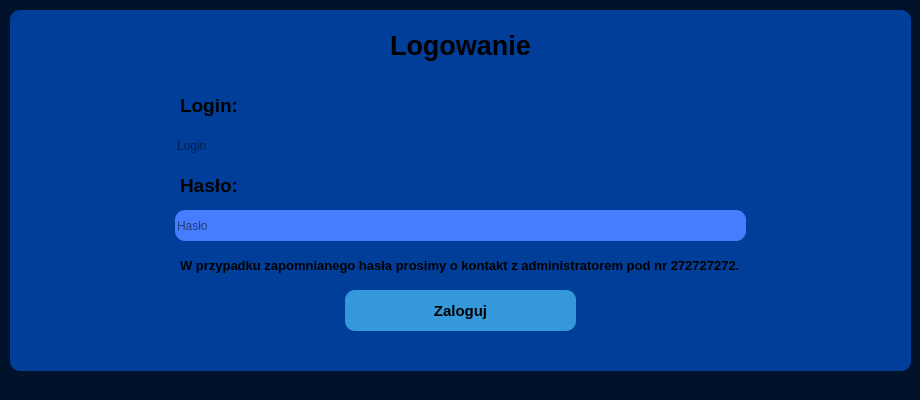
<?xml version="1.0" encoding="UTF-8"?>
<ui version="4.0">
 <class>LoginWindow</class>
 <widget class="QMainWindow" name="LoginWindow">
  <property name="geometry">
   <rect>
    <x>0</x>
    <y>0</y>
    <width>920</width>
    <height>400</height>
   </rect>
  </property>
  <property name="minimumSize">
   <size>
    <width>800</width>
    <height>380</height>
   </size>
  </property>
  <property name="windowTitle">
   <string>MainWindow</string>
  </property>
  <property name="layoutDirection">
   <enum>Qt::LayoutDirection::LeftToRight</enum>
  </property>
  <property name="styleSheet">
   <string notr="true">background-color: rgb(0, 19, 43);</string>
  </property>
  <widget class="QWidget" name="centralwidget">
   <widget class="QFrame" name="frame_5">
    <property name="geometry">
     <rect>
      <x>10</x>
      <y>10</y>
      <width>901</width>
      <height>361</height>
     </rect>
    </property>
    <property name="styleSheet">
     <string notr="true">background-color: rgb(0, 62, 154);
border-radius: 10px;</string>
    </property>
    <property name="frameShape">
     <enum>QFrame::Shape::StyledPanel</enum>
    </property>
    <property name="frameShadow">
     <enum>QFrame::Shadow::Raised</enum>
    </property>
    <widget class="QLabel" name="label_3">
     <property name="geometry">
      <rect>
       <x>20</x>
       <y>10</y>
       <width>861</width>
       <height>51</height>
      </rect>
     </property>
     <property name="font">
      <font>
       <pointsize>20</pointsize>
       <bold>true</bold>
      </font>
     </property>
     <property name="layoutDirection">
      <enum>Qt::LayoutDirection::LeftToRight</enum>
     </property>
     <property name="styleSheet">
      <string notr="true">background-color: rgb(0, 62, 154);</string>
     </property>
     <property name="text">
      <string>Logowanie</string>
     </property>
     <property name="textFormat">
      <enum>Qt::TextFormat::RichText</enum>
     </property>
     <property name="alignment">
      <set>Qt::AlignmentFlag::AlignCenter</set>
     </property>
    </widget>
    <widget class="QLabel" name="label_4">
     <property name="geometry">
      <rect>
       <x>170</x>
       <y>80</y>
       <width>581</width>
       <height>31</height>
      </rect>
     </property>
     <property name="font">
      <font>
       <pointsize>14</pointsize>
       <bold>true</bold>
      </font>
     </property>
     <property name="layoutDirection">
      <enum>Qt::LayoutDirection::LeftToRight</enum>
     </property>
     <property name="styleSheet">
      <string notr="true">background-color: rgb(0, 62, 154);</string>
     </property>
     <property name="text">
      <string>Login:</string>
     </property>
     <property name="textFormat">
      <enum>Qt::TextFormat::RichText</enum>
     </property>
     <property name="alignment">
      <set>Qt::AlignmentFlag::AlignLeading|Qt::AlignmentFlag::AlignLeft|Qt::AlignmentFlag::AlignVCenter</set>
     </property>
    </widget>
    <widget class="QLabel" name="label_5">
     <property name="geometry">
      <rect>
       <x>170</x>
       <y>160</y>
       <width>591</width>
       <height>31</height>
      </rect>
     </property>
     <property name="font">
      <font>
       <pointsize>14</pointsize>
       <bold>true</bold>
      </font>
     </property>
     <property name="layoutDirection">
      <enum>Qt::LayoutDirection::LeftToRight</enum>
     </property>
     <property name="styleSheet">
      <string notr="true">background-color: rgb(0, 62, 154);</string>
     </property>
     <property name="text">
      <string>Hasło:</string>
     </property>
     <property name="textFormat">
      <enum>Qt::TextFormat::RichText</enum>
     </property>
     <property name="alignment">
      <set>Qt::AlignmentFlag::AlignLeading|Qt::AlignmentFlag::AlignLeft|Qt::AlignmentFlag::AlignVCenter</set>
     </property>
    </widget>
    <widget class="QLabel" name="label_6">
     <property name="geometry">
      <rect>
       <x>170</x>
       <y>240</y>
       <width>591</width>
       <height>31</height>
      </rect>
     </property>
     <property name="font">
      <font>
       <pointsize>10</pointsize>
       <bold>true</bold>
      </font>
     </property>
     <property name="layoutDirection">
      <enum>Qt::LayoutDirection::LeftToRight</enum>
     </property>
     <property name="styleSheet">
      <string notr="true">background-color: rgb(0, 62, 154);</string>
     </property>
     <property name="text">
      <string> W przypadku zapomnianego hasła prosimy o kontakt z administratorem pod nr 272727272.</string>
     </property>
     <property name="textFormat">
      <enum>Qt::TextFormat::RichText</enum>
     </property>
     <property name="alignment">
      <set>Qt::AlignmentFlag::AlignLeading|Qt::AlignmentFlag::AlignLeft|Qt::AlignmentFlag::AlignVCenter</set>
     </property>
    </widget>
    <widget class="QLineEdit" name="loginUsername">
     <property name="geometry">
      <rect>
       <x>165</x>
       <y>120</y>
       <width>571</width>
       <height>31</height>
      </rect>
     </property>
     <property name="styleSheet">
      <string notr="true">background-color: rgb(70, 125, 255);
placeholder {
	color: rgb(1, 37, 85) ;
}
focus {
background-color: white;
color:black;
}</string>
     </property>
     <property name="placeholderText">
      <string>Login</string>
     </property>
    </widget>
    <widget class="QLineEdit" name="loginPassword">
     <property name="geometry">
      <rect>
       <x>165</x>
       <y>200</y>
       <width>571</width>
       <height>31</height>
      </rect>
     </property>
     <property name="styleSheet">
      <string notr="true">background-color: rgb(70, 125, 255)</string>
     </property>
     <property name="placeholderText">
      <string>Hasło</string>
     </property>
    </widget>
    <widget class="QPushButton" name="loginButton">
     <property name="geometry">
      <rect>
       <x>335</x>
       <y>280</y>
       <width>231</width>
       <height>41</height>
      </rect>
     </property>
     <property name="font">
      <font>
       <pointsize>11</pointsize>
       <bold>true</bold>
      </font>
     </property>
     <property name="cursor">
      <cursorShape>PointingHandCursor</cursorShape>
     </property>
     <property name="styleSheet">
      <string notr="true">QPushButton {
    background-color: #3498db;
	color: rgb(0, 0, 0);
    border: none;
    border-radius: 10px;
    padding: 8px 16px;
    font-weight: bold;
}

QPushButton:hover {
    background-color: #2980b9;
}</string>
     </property>
     <property name="text">
      <string>Zaloguj</string>
     </property>
    </widget>
   </widget>
  </widget>
  <widget class="QStatusBar" name="statusbar"/>
 </widget>
 <resources/>
 <connections/>
</ui>
